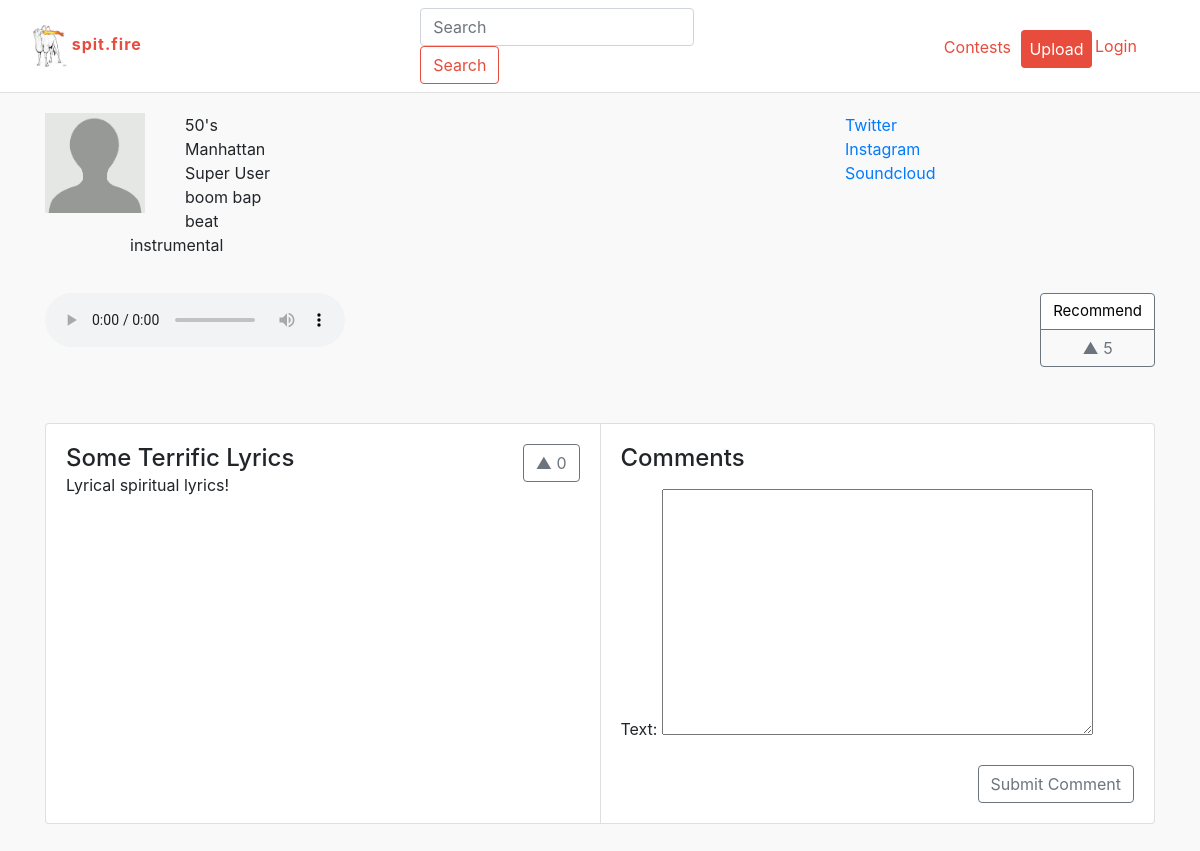
Before: /spitfire/soundtrack/5da5f6c9-aac0-4e11-8020-0274c7519db7 (upper part) with the older database file.
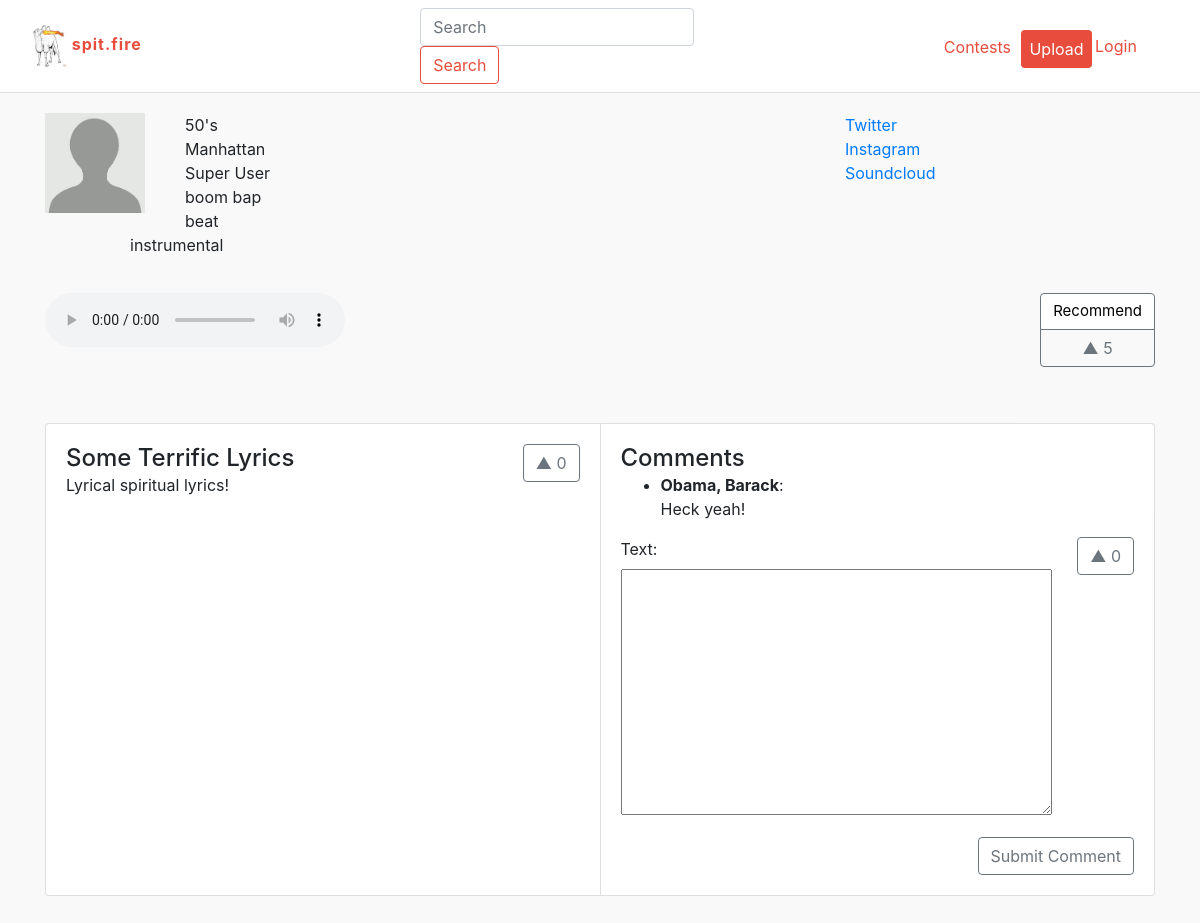
After: the same page with the newer database file.
### spitfire/models.py (models this page shows, shortened)
class Lyrics(models.Model):
    id = models.UUIDField(primary_key=True, default=uuid.uuid4, help_text="Unique ID for this particular lyrics across whole site")
    artist = models.ForeignKey('Artist', on_delete=models.CASCADE)
    title = models.CharField(max_length=100, default="Some Terrific Lyrics")
    upvotes = models.PositiveIntegerField(default=0)
    Track = models.ForeignKey('Track', on_delete=models.CASCADE)
    genre = models.ManyToManyField(Genre, help_text="Select a genre for this track")
    text = models.TextField(max_length=1000, help_text="Enter lyrics", default="Lyrical spiritual lyrics!")
    def top_comments(self):
        return LyricComment.objects.filter(lyrics=self.id).order_by('-upvotes')

class LyricComment(models.Model):
    id = models.UUIDField(primary_key=True, default=uuid.uuid4, help_text="Unique ID for this particular lyrics across whole site")
    upvotes = models.PositiveIntegerField(default=0)
    artist = models.ForeignKey('Artist', on_delete=models.CASCADE)
    text = models.TextField(max_length=1000)
    lyrics = models.ForeignKey('Lyrics', on_delete=models.CASCADE)

class Artist(models.Model):
    user = models.OneToOneField(User, related_name = 'artist', on_delete=models.CASCADE)
    id = models.UUIDField(primary_key=True, default=uuid.uuid4, help_text="Unique ID for this particular artist across whole site")
    firstName = models.CharField(max_length=100, default = "Firstname")
    lastName = models.CharField(max_length=100, default = "Lastname")
    city = models.CharField(max_length=100, null=True)
    description = models.TextField(max_length=2000)
    number_of_spits = models.PositiveIntegerField(default=0)
    number_of_followers = models.PositiveIntegerField(default=0)
    number_of_following = models.PositiveIntegerField(default=0)
    date_of_birth = models.DateField(null=True)
    first_joined = models.DateField(null=True)
    twitter_link = models.CharField(max_length=100,blank=True,null=True)
    instagram_link = models.CharField(max_length=100,blank=True, null=True)
    soundcloud_link = models.CharField(max_length=100,blank=True, null=True)
    image = models.FileField(upload_to='user_propics/', default='user_propics/profile_default.png')
    def full_name(self):
        return self.firstName + " " + self.lastName
    def __str__(self):
        return '%s, %s' % (self.lastName, self.firstName)

### spitfire/views.py (the view)
# urls.py: url(r'^soundtrack/(?P<pk>[-\w]+)$', views.getTrackInfo, name='trackInfo'),
def getTrackInfo(request,pk):
    if request.method == 'POST':
        if 'submit-lc' in request.POST:
            lyrics = get_object_or_404(Lyrics,pk=pk)
            tid = str(lyrics.Track.id)
            lcform = LyricCommentForm(request.POST)
            if lcform.is_valid():
                artist = (request.user).artist
                text = lcform.cleaned_data['text']
                upvotes = 0
                lyric_comment = LyricComment(upvotes = upvotes,artist=artist,text=text,lyrics=lyrics)
                lyric_comment.save()
        if 'submit-tc' in request.POST:
            track = get_object_or_404(Track,pk=pk)
            tid = pk
            tcform = TrackCommentForm(request.POST)
            if tcform.is_valid():
                artist = (request.user).artist
                text = tcform.cleaned_data['text']
                upvotes = 0
                track_comment = TrackComment(upvotes = upvotes,artist=artist,text=text,track=track)
                track_comment.save()
        return HttpResponseRedirect('/spitfire/soundtrack/'+tid)
    else:
        track = get_object_or_404(Track, pk = pk)
        lyric_comment_form = LyricCommentForm()
        track_comment_form = TrackCommentForm()
    return render(request, 'soundtrack.html', {'track': track,'lyric_comment_form':lyric_comment_form,'track_comment_form':track_comment_form})

### spitfire/forms.py
class LyricCommentForm(forms.ModelForm):
    class Meta:
        model = LyricComment
        exclude = ['upvotes', 'id','artist','lyrics']

class TrackCommentForm (forms.ModelForm):
    class Meta:
        model = TrackComment
        exclude = ['upvotes', 'id','artist','track']

### spitfire/models.py (called while the page is built)
    def top_lyrics(self):
        return Lyrics.objects.filter(Track=self.id).order_by('-upvotes')

### spitfire/templates/soundtrack.html (shortened to what this page needs)
{% extends "baseTemplate.html" %}
{% block includeCSS %}
  {% load static %}
  <link rel="stylesheet" href="{% static 'css/soundtrack.css' %}">
  <link rel="stylesheet" href="{% static 'css/lyricBoxes.css' %}">
{% endblock %}
{% block bodyContent %}
  <div class="container">
      <div class="row" id="profile">
        <div class='col-md-8'>
          <div id="trackInfo">
              <div id="picture"><img src ="../{{track.artist.image.url}}" width= '100px'></div>
                <ul id="names-and-info">
                  <li>{{ track.title }}</li>
                  <li>{{ track.artist.full_name }}</li>
                  <li>{{ track.keywords }}</li>
                </ul>
            </div>
          </div>
          <div class='col-md-4'>
                <ul id="social-buttons">
                  <li><a href="https://{{track.artist.twitter_link}}">Twitter</a></li>
                  <li><a href="https://{{track.artist.instagram_link}}">Instagram</a></li>
                  <li><a href="https://{{track.artist.soundcloud_link}}">Soundcloud</a></li>
                </ul>
          </div>
      </div>
      <div class="row" id='music-icon'>
        <div class='col-md-12'>
          <audio id="audio" controls="controls" controlsList="nodownload">
                <source src="../{{ track.mp3.url }}" type="audio/mpeg">
          </audio>
            <div class="btn-group-vertical" role="group" aria-label="Basic example">
              <button type="button" id="recButton" class="btn btn-secondary">Recommend</button>
              <button type="button-track" track-id={{track.id}} class="btn btn-outline-secondary float-right upvote-btn">▲ {{ track.upvotes }}</button>
            </div>
        </div>
      </div>
    {% for lyric in track.top_lyrics%}
      <div class="row" id='lyrics'>
        <div class='col-md-12'>
          <div class="card-group">
            <div class="card">
              <div class="card-body">
                <h4 class="card-title">{{ lyric.title }}</h4>
                <button type="button" lyric-id={{lyric.id}} class="btn btn-outline-secondary float-right upvote-btn">▲ {{ lyric.upvotes }}</button>
                <p class="card-text">{{ lyric.text }}</p>
              </div>
            </div>
            <div class="card">
              <div class="card-body">
                <h4 class="card-title">Comments</h4>
                <ul>
                {% for lyric_comment in lyric.top_comments %}
                  <li><strong>{{ lyric_comment.artist }}</strong>:<p>  {{ lyric_comment.text }} </p><button type="button" lyric-comment-id="{{lyric_comment.id}}" class="btn btn-outline-secondary float-right upvote-btn">▲ {{ lyric_comment.upvotes }}</button></li>
                {% endfor %}
                </ul>
                <form action="" method="post" enctype="multipart/form-data">
                  {{lyric_comment_form.as_p}}
                  <button formaction="/spitfire/soundtrack/{{lyric.id}}" type="submit" class="btn btn-outline-secondary float-right" name="submit-lc">Submit Comment</button>
                </form>
              </div>
            </div>
          </div>
        </div>
      </div>
      {% empty %}
        <i class="card-text"> No lyrics posted for this track. Spit yours today.</i>
    {% endfor %}
  </div>
{% endblock %}

Changed rows visible on the page:
added LyricComment: artist "Obama, Barack", text "Heck yeah!", upvotes "0"
